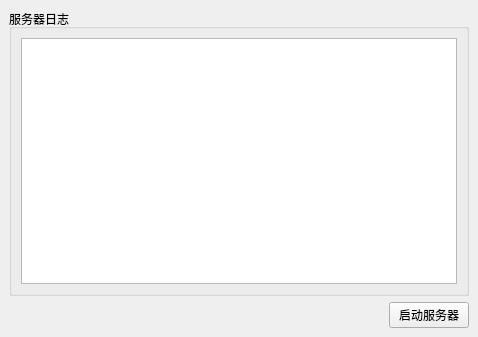
<?xml version="1.0" encoding="UTF-8"?>
<ui version="4.0">
 <class>MainWindow</class>
 <widget class="QMainWindow" name="MainWindow">
  <property name="geometry">
   <rect>
    <x>0</x>
    <y>0</y>
    <width>478</width>
    <height>337</height>
   </rect>
  </property>
  <property name="windowTitle">
   <string>服务器日志</string>
  </property>
  <widget class="QWidget" name="centralwidget">
   <layout class="QGridLayout" name="gridLayout_2">
    <item row="0" column="0">
     <widget class="QGroupBox" name="groupBox">
      <property name="title">
       <string>服务器日志</string>
      </property>
      <layout class="QGridLayout" name="gridLayout">
       <item row="0" column="0">
        <widget class="QPlainTextEdit" name="logEditor"/>
       </item>
      </layout>
     </widget>
    </item>
    <item row="1" column="0">
     <layout class="QHBoxLayout" name="horizontalLayout">
      <item>
       <spacer name="horizontalSpacer">
        <property name="orientation">
         <enum>Qt::Orientation::Horizontal</enum>
        </property>
        <property name="sizeHint" stdset="0">
         <size>
          <width>40</width>
          <height>20</height>
         </size>
        </property>
       </spacer>
      </item>
      <item>
       <widget class="QPushButton" name="startStopButton">
        <property name="text">
         <string>启动服务器</string>
        </property>
       </widget>
      </item>
     </layout>
    </item>
   </layout>
  </widget>
 </widget>
 <resources/>
 <connections/>
</ui>
